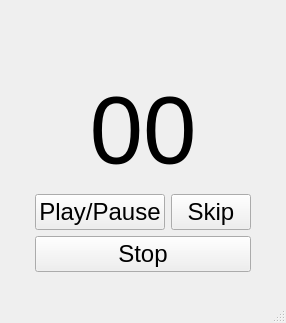
<?xml version="1.0" encoding="UTF-8"?>
<ui version="4.0">
 <class>MainWindow</class>
 <widget class="QMainWindow" name="MainWindow">
  <property name="geometry">
   <rect>
    <x>0</x>
    <y>0</y>
    <width>227</width>
    <height>323</height>
   </rect>
  </property>
  <property name="windowTitle">
   <string>MainWindow</string>
  </property>
  <widget class="QWidget" name="centralwidget">
   <layout class="QGridLayout" name="gridLayout_2">
    <item row="0" column="0">
     <layout class="QGridLayout" name="gridLayout">
      <item row="6" column="2" colspan="2">
       <widget class="QPushButton" name="playButton">
        <property name="enabled">
         <bool>true</bool>
        </property>
        <property name="font">
         <font>
          <pointsize>18</pointsize>
         </font>
        </property>
        <property name="text">
         <string>Play/Pause</string>
        </property>
       </widget>
      </item>
      <item row="3" column="0" rowspan="5" colspan="2">
       <spacer name="verticalSpacer">
        <property name="orientation">
         <enum>Qt::Vertical</enum>
        </property>
        <property name="sizeType">
         <enum>QSizePolicy::Expanding</enum>
        </property>
        <property name="sizeHint" stdset="0">
         <size>
          <width>20</width>
          <height>241</height>
         </size>
        </property>
       </spacer>
      </item>
      <item row="4" column="2" rowspan="2" colspan="3">
       <layout class="QHBoxLayout" name="horizontalLayout">
        <item>
         <widget class="QLabel" name="labelTimer">
          <property name="font">
           <font>
            <pointsize>72</pointsize>
           </font>
          </property>
          <property name="text">
           <string>00</string>
          </property>
          <property name="alignment">
           <set>Qt::AlignCenter</set>
          </property>
         </widget>
        </item>
       </layout>
      </item>
      <item row="7" column="2" colspan="3">
       <widget class="QPushButton" name="stopButton">
        <property name="font">
         <font>
          <pointsize>18</pointsize>
         </font>
        </property>
        <property name="text">
         <string>Stop</string>
        </property>
       </widget>
      </item>
      <item row="3" column="2" colspan="3">
       <widget class="QLabel" name="labelCycle">
        <property name="font">
         <font>
          <pointsize>18</pointsize>
         </font>
        </property>
        <property name="text">
         <string/>
        </property>
        <property name="alignment">
         <set>Qt::AlignCenter</set>
        </property>
       </widget>
      </item>
      <item row="8" column="0" colspan="7">
       <spacer name="horizontalSpacer">
        <property name="orientation">
         <enum>Qt::Horizontal</enum>
        </property>
        <property name="sizeHint" stdset="0">
         <size>
          <width>40</width>
          <height>20</height>
         </size>
        </property>
       </spacer>
      </item>
      <item row="6" column="4">
       <widget class="QPushButton" name="skipButton">
        <property name="font">
         <font>
          <pointsize>18</pointsize>
         </font>
        </property>
        <property name="text">
         <string>Skip</string>
        </property>
       </widget>
      </item>
      <item row="3" column="5" rowspan="5" colspan="2">
       <spacer name="verticalSpacer_2">
        <property name="orientation">
         <enum>Qt::Vertical</enum>
        </property>
        <property name="sizeType">
         <enum>QSizePolicy::Expanding</enum>
        </property>
        <property name="sizeHint" stdset="0">
         <size>
          <width>20</width>
          <height>241</height>
         </size>
        </property>
       </spacer>
      </item>
     </layout>
    </item>
   </layout>
  </widget>
  <widget class="QMenuBar" name="menubar">
   <property name="geometry">
    <rect>
     <x>0</x>
     <y>0</y>
     <width>227</width>
     <height>21</height>
    </rect>
   </property>
  </widget>
  <widget class="QStatusBar" name="statusbar"/>
 </widget>
 <resources/>
 <connections/>
</ui>
